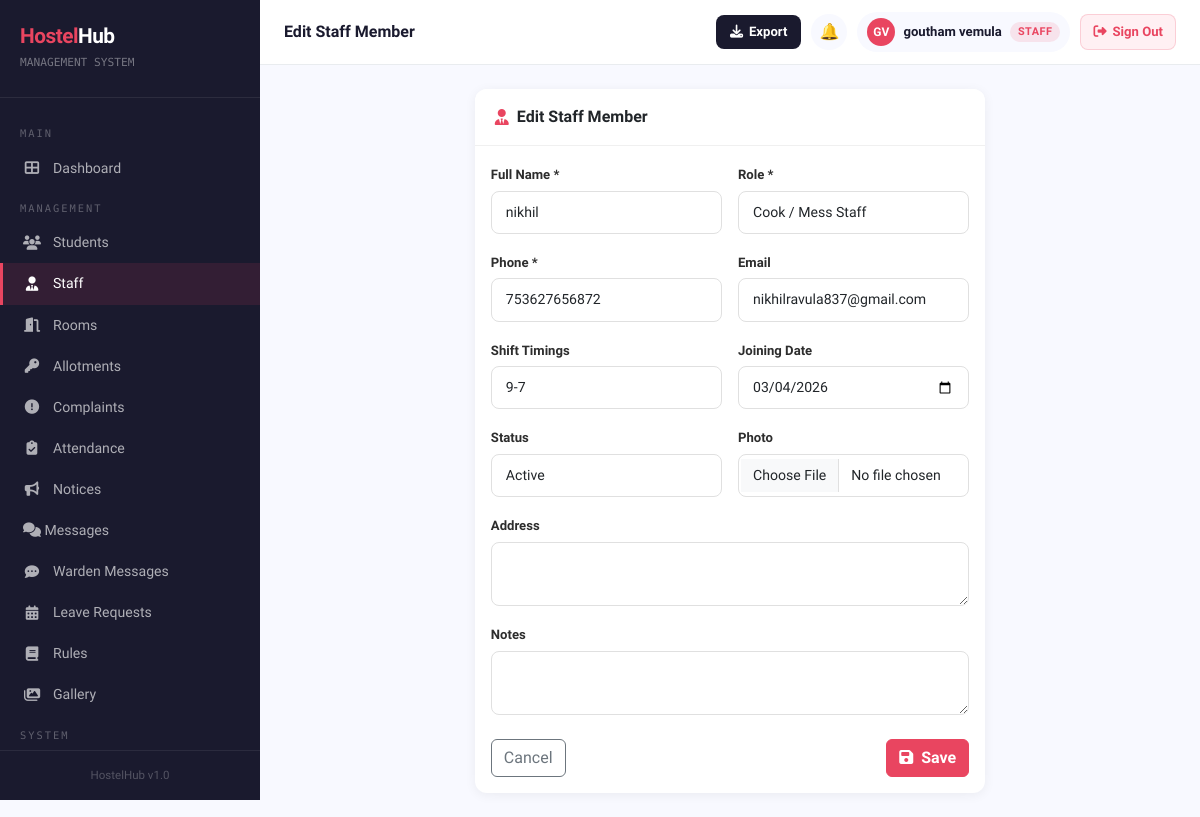
Screenshot of /staff/3/edit/ (signed in) with the database file from the repository.
### hostelapp/models.py (models this page shows, shortened)
class StaffMember(models.Model):
    ROLE_CHOICES = [
        ('warden', 'Warden'),
        ('assistant_warden', 'Assistant Warden'),
        ('security', 'Security Guard'),
        ('cleaner', 'Cleaner / Housekeeping'),
        ('electrician', 'Electrician'),
        ('plumber', 'Plumber'),
        ('cook', 'Cook / Mess Staff'),
        ('admin', 'Admin Staff'),
        ('other', 'Other'),
    ]
    STATUS_CHOICES = [
        ('active', 'Active'),
        ('inactive', 'Inactive'),
        ('on_leave', 'On Leave'),
    ]
    name        = models.CharField(max_length=100)
    role        = models.CharField(max_length=30, choices=ROLE_CHOICES)
    phone       = models.CharField(max_length=15)
    email       = models.EmailField(blank=True)
    address     = models.TextField(blank=True)
    shift       = models.CharField(max_length=50, blank=True, help_text="e.g. Morning 6AM-2PM")
    photo       = models.ImageField(upload_to='staff/', blank=True, null=True)
    status      = models.CharField(max_length=15, choices=STATUS_CHOICES, default='active')
    joined_date = models.DateField(null=True, blank=True)
    notes       = models.TextField(blank=True)
    class Meta:
        ordering = ['role', 'name']

### hostelapp/views.py (the view)
# urls.py: path('staff/<int:pk>/edit/', views.staff_edit, name='staff_edit'),
@login_required
def staff_edit(request, pk):
    if not is_admin(request.user):
        messages.error(request, 'Access denied.')
        return redirect('staff_list')
    member = get_object_or_404(StaffMember, pk=pk)
    if request.method == 'POST':
        form = StaffMemberForm(request.POST, request.FILES, instance=member)
        if form.is_valid():
            form.save()
            messages.success(request, 'Staff member updated.')
            return redirect('staff_detail', pk=pk)
    else:
        form = StaffMemberForm(instance=member)
    return render(request, 'hostelapp/staff_form.html', {'form': form, 'title': 'Edit Staff Member', 'member': member})

### hostelapp/templates/hostelapp/staff_form.html (shortened to what this page needs)
{% extends 'hostelapp/base.html' %}
{% block page_title %}{{ title }}
{% endblock %}
{% block content %}
<div class="row justify-content-center">
    <div class="col-lg-7">
        <div class="card">
            <div class="card-header d-flex align-items-center gap-2">
                <i class="fas fa-user-tie" style="color:#e94560;"></i> {{ title }}
            </div>
            <div class="card-body">
                <form method="post" enctype="multipart/form-data">
                    <div class="row g-3">
                        <div class="col-sm-6">
                            <label class="form-label">Full Name *</label>
                            {{ form.name }}
                        </div>
                        <div class="col-sm-6">
                            <label class="form-label">Role *</label>
                            {{ form.role }}
                        </div>
                        <div class="col-sm-6">
                            <label class="form-label">Phone *</label>
                            {{ form.phone }}
                        </div>
                        <div class="col-sm-6">
                            <label class="form-label">Email</label>
                            {{ form.email }}
                        </div>
                        <div class="col-sm-6">
                            <label class="form-label">Shift Timings</label>
                            {{ form.shift }}
                        </div>
                        <div class="col-sm-6">
                            <label class="form-label">Joining Date</label>
                            {{ form.joined_date }}
                        </div>
                        <div class="col-sm-6">
                            <label class="form-label">Status</label>
                            {{ form.status }}
                        </div>
                        <div class="col-sm-6">
                            <label class="form-label">Photo</label>
                            {{ form.photo }}
                        </div>
                        <div class="col-12">
                            <label class="form-label">Address</label>
                            {{ form.address }}
                        </div>
                        <div class="col-12">
                            <label class="form-label">Notes</label>
                            {{ form.notes }}
                        </div>
                    </div>
                    <div class="d-flex justify-content-between mt-4">
                        <a href="{% url 'staff_list' %}" class="btn btn-outline-secondary">Cancel</a>
                        <button type="submit" class="btn btn-primary">
                            <i class="fas fa-save me-2"></i>Save
                        </button>
                    </div>
                </form>
            </div>
        </div>
    </div>
</div>
{% endblock %}

### hostelapp/templates/hostelapp/base.html (shortened to what this page needs)
<!DOCTYPE html>
<html lang="en">
<head>
    <link href="https://cdn.jsdelivr.net/npm/bootstrap@5.3.0/dist/css/bootstrap.min.css" rel="stylesheet">
    <link href="https://cdnjs.cloudflare.com/ajax/libs/font-awesome/6.4.0/css/all.min.css" rel="stylesheet">
</head>
<body>
{% if user.is_authenticated %}
<div class="sidebar" id="sidebar">
    <div class="sidebar-brand">
        <h4><span>Hostel</span>Hub</h4>
        <small>MANAGEMENT SYSTEM</small>
    </div>
    <nav class="sidebar-nav">
        <div class="nav-section-label">Main</div>
        <a href="{% url 'dashboard' %}" class="{% if request.resolver_match.url_name == 'dashboard' %}active{% endif %}">
            <i class="fas fa-th-large"></i> Dashboard
        </a>
        {% if user.is_staff or user.is_superuser or perms.hostelapp.change_room or perms.hostelapp.add_roomallotment or perms.hostelapp.change_complaint or perms.hostelapp.view_studentprofile %}
        {% if user.is_superuser %}
        <div class="nav-section-label">Management</div>
        <a href="{% url 'student_list' %}" class="{% if 'student' in request.resolver_match.url_name %}active{% endif %}">
            <i class="fas fa-users"></i> Students
        </a>
        <a href="{% url 'staff_list' %}" class="{% if 'staff' in request.resolver_match.url_name %}active{% endif %}">
            <i class="fas fa-user-tie"></i> Staff
        </a>
        <a href="{% url 'room_list' %}" class="{% if 'room' in request.resolver_match.url_name %}active{% endif %}">
            <i class="fas fa-door-open"></i> Rooms
        </a>
        <a href="{% url 'allotment_list' %}" class="{% if 'allotment' in request.resolver_match.url_name %}active{% endif %}">
            <i class="fas fa-key"></i> Allotments
        </a>
        <a href="{% url 'complaint_list' %}" class="{% if 'complaint' in request.resolver_match.url_name %}active{% endif %}">
            <i class="fas fa-exclamation-circle"></i> Complaints
        </a>
        <a href="{% url 'attendance_list' %}" {% if request.resolver_match.url_name == 'attendance_list' or request.resolver_match.url_name == 'attendance_report' %}class="active"{% endif %}>
            <i class="fas fa-clipboard-check"></i> Attendance
        </a>
        <a href="{% url 'notice_list' %}" class="{% if 'notice' in request.resolver_match.url_name %}active{% endif %}">
            <i class="fas fa-bullhorn"></i> Notices
        </a>
        <a href="{% url 'inbox' %}" class="{% if request.resolver_match.url_name == 'inbox' or request.resolver_match.url_name == 'chat' %}active{% endif %}" style="justify-content:space-between;">
            <span><i class="fas fa-comments"></i> Messages</span>
        </a>
        <a href="{% url 'warden_inbox' %}" class="{% if request.resolver_match.url_name == 'warden_inbox' or request.resolver_match.url_name == 'warden_chat' %}active{% endif %}">
            <i class="fas fa-comment-dots"></i> Warden Messages
        </a>
        <a href="{% url 'leave_list' %}" class="{% if 'leave' in request.resolver_match.url_name %}active{% endif %}">
            <i class="fas fa-calendar-alt"></i> Leave Requests
        </a>
        <a href="{% url 'rules_list' %}" class="{% if 'rule' in request.resolver_match.url_name %}active{% endif %}">
            <i class="fas fa-book"></i> Rules
        </a>
        <a href="{% url 'gallery' %}" class="{% if 'gallery' in request.resolver_match.url_name %}active{% endif %}">
            <i class="fas fa-images"></i> Gallery
        </a>
        <div class="nav-section-label">System</div>
        {% endif %}
        {% endif %}
    </nav>
    <div class="sidebar-footer">
        <div style="font-size:0.72rem;color:rgba(255,255,255,0.25);text-align:center;">HostelHub v1.0</div>
    </div>
</div>
<div class="main-content">
    <div class="topbar">
        <div class="topbar-left">
            <h5>{% block page_title %}Dashboard{% endblock %}</h5>
        </div>
        <div class="topbar-right">
            {% if user.is_authenticated and user.is_staff or user.is_authenticated and user.is_superuser %}
            <button class="export-topbar-btn" onclick="document.getElementById('exportModal').style.display='flex'" title="Export Data">
                <i class="fas fa-download"></i>
                <span class="btn-label">Export</span>
            </button>
            {% endif %}
            <div style="position:relative;">
                <a href="{% url 'notifications_list' %}" class="topbar-icon-btn" title="Notifications">🔔</a>
            </div>
            {% if user.is_authenticated and not user.is_staff and not user.is_superuser %}
            <a href="{% url 'profile' %}" style="text-decoration:none;">
            {% else %}
            <a href="{% url 'admin_profile' %}" style="text-decoration:none;">
            {% endif %}
                <div class="user-badge">
                    {% if user.is_authenticated and not user.is_staff and not user.is_superuser %}
                        {% with profile=user.student_profile %}
                        {% if profile.profile_photo %}
                        <img src="{{ profile.profile_photo.url }}" style="width:28px;height:28px;border-radius:50%;object-fit:cover;border:2px solid #e94560;">
                        {% else %}
                        <div class="avatar">{{ user.first_name|first|upper }}{{ user.last_name|first|upper }}</div>
                        {% endif %}
                        {% endwith %}
                    {% else %}
                    <div class="avatar">{{ user.first_name|first|upper }}{{ user.last_name|first|upper }}</div>
                    {% endif %}
                    <span class="user-name">{{ user.get_full_name|default:user.username }}</span>
                    {% if user.is_staff or user.is_superuser %}
                    <span class="badge-admin hide-mobile">Staff</span>
                    {% endif %}
                </div>
            </a>
            <form method="post" action="{% url 'logout' %}" style="margin:0;">
                <button type="submit"
                   style="display:flex;align-items:center;gap:6px;background:#fff0f3;color:#e94560;
                          padding:7px 12px;border-radius:8px;font-size:0.82rem;cursor:pointer;
                          font-weight:700;border:1.5px solid rgba(233,69,96,0.2);transition:all 0.2s;
                          flex-shrink:0;font-family:'Sora',sans-serif;"
                   onmouseover="this.style.background='#e94560';this.style.color='#fff'"
                   onmouseout="this.style.background='#fff0f3';this.style.color='#e94560'">
                    <i class="fas fa-sign-out-alt"></i>
                    <span class="signout-text">Sign Out</span>
                </button>
            </form>
        </div>
    </div>
    <div class="content-area">
        {% block content %}{% endblock %}
    </div>
</div>
{% else %}
{% block public_content %}{% endblock %}
{% endif %}
</body>
</html>

### rows the page displays
StaffMember: name "nikhil", role "Cook / Mess Staff", phone "753627656872", email "nikhilravula837@gmail.com", shift "9-7", joined_date "03/04/2026", status "Active"

### other values shown
{{ title }} "Edit Staff Member"
{{ user.first_name|first|upper }} "G"
{{ user.last_name|first|upper }} "V"
{{ user.get_full_name|default:user.username }} "goutham vemula"
